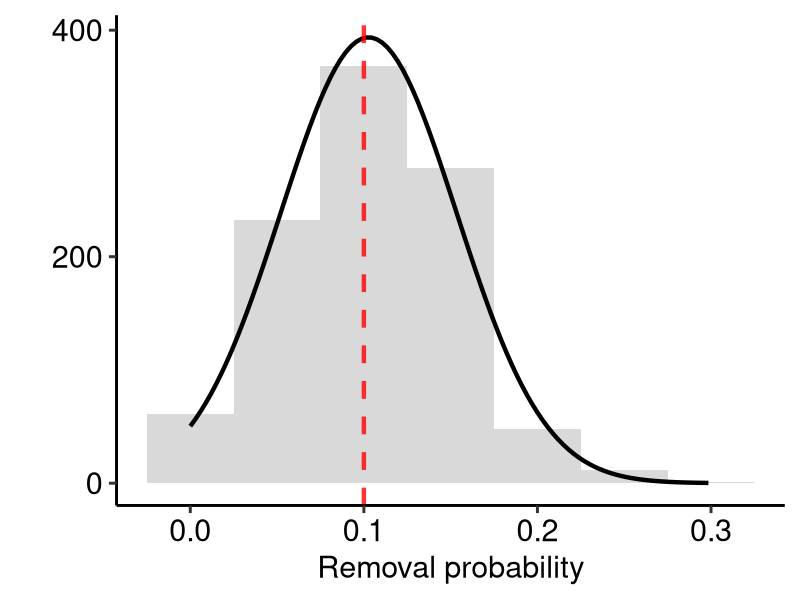

The R source for this figure: (Note: this script raises an error after producing the figure.)
# just visualising a normal dist



library(ggplot2)

x <- rnorm(1000, mean = 0.1, sd= 0.05) # sample of 1000 
# trim 0 - 1
x[x < 0] <- 0
x[x > 1] <- 1
df <- as.data.frame(x)


n_obs <-  sum(!is.na(df$x))
bw <- 0.05



base.plot <- ggplot(df, aes(x)) + 
  geom_histogram(aes(y = after_stat(density)),  
                 binwidth = bw,
                 fill = "grey50", alpha= 0.3) + 
  stat_function(fun = dnorm, args = list(mean = mean(df$x), sd = sd(df$x)), 
                size = 1.5, colour = "black")+ 
  geom_vline(aes(xintercept = 0.1),                       # Adding a line to show removal year
             colour = "red", linetype = "dashed", linewidth= 1.5, alpha = 0.8) +
  labs(x = "Removal probability") +
  theme_classic(base_size = 22) +
  theme(
    axis.text = element_text(size = 22, color = "black"), 
    
  )

# rescaling y
ybreaks = seq(0,1000,200) 
# On primary axis
base.plot + 
  scale_y_continuous("", breaks = round(ybreaks / (bw * n_obs),3), labels = ybreaks )


# remove y axis?


# biased trials = multiple plots needed with varying means
df$unbias <- rnorm(1000, mean = 0.05, sd= 0.05)
df$bias <- rnorm(1000, mean = 0.2, sd= 0.05)

# graph limits
means <- sapply(df[c("x", "unbias", "bias")], mean, na.rm = TRUE)
sds   <- sapply(df[c("x", "unbias", "bias")], sd,   na.rm = TRUE)
min_x <- min(means - 4 * sds)
max_x <- max(means + 4 * sds)

# want to add vis of these extra means on top of base plot
bias.plot <- ggplot(df, aes(x)) + 
  geom_histogram(aes(y = after_stat(density)),  
                 binwidth = bw,
                 fill = "grey50", alpha= 0.15) + 
 # stat_function(fun = dnorm, args = list(mean = mean(df$x), sd = sd(df$x)), 
  #              size = 1.2, colour = "black", alpha = 0.5) + 
  #geom_vline(aes(xintercept = mean(df$x)),                       # Adding a line to show removal year
   #          colour = "black", linetype = "dashed", size= 1, alpha = 0.5) +
  
  stat_function(fun = dnorm, args = list(mean = mean(df$unbias), sd = sd(df$unbias)), 
                size = 1.2, colour = "blue") + 
  geom_vline(aes(xintercept = mean(df$unbias)),                       # Adding a line to show removal year
             colour = "blue", linetype = "dashed", size= 1, alpha = 0.5) +
  
  stat_function(fun = dnorm, args = list(mean = mean(df$bias), sd = sd(df$bias)), 
                size = 1.2, colour = "red") + 
  geom_vline(aes(xintercept = mean(df$bias)),                       # Adding a line to show removal year
             colour = "red", linetype = "dashed", size= 1, alpha = 0.5) +
  
  labs(x = "Removal probability") +
  theme_classic(base_size = 18) +
  theme(
    axis.text = element_text(color = "black")
  )+
 # coord_cartesian(xlim = c(min_x, max_x))  + # makes sure full range of x axis included
  scale_y_continuous("", breaks = round(ybreaks / (bw * n_obs),3), labels = ybreaks )
# almost works, why are my curves not complete?




# plot example for trajectories
# removal plot
x <- rep_proj1[[1]]
base_size = 16
rem_year = 5

# 3 alt dfs with varying trajectories after removals
t <- nrow(x$vec) - 1                 # t= n years (0-t = t+1 entries)
time <- as.numeric(c(0:t))       # vector 0:t

# for pop size over time graph - must be as df
  pop_df <- data.frame(Year = time,
                       Pop  = x$pop )# converting pop to a df
  
  # creating pop projection plot
p <- ggplot(pop_df, aes(x = Year, y = Pop)) +
  geom_line(size = 1.2, colour = "black") +
  geom_point(size = 2, colour = "grey7") +
  labs(
    x = "Year",
    y = "Population size") +
  scale_y_continuous(
    name = "Population size",
    breaks = scales::pretty_breaks(n = 5),
    expand = expansion(mult = c(0.1, 0.2)))+  # 5% below, 30% above
  theme_classic() +
  theme(
    text = element_text(size = base_size),
    plot.title = element_text(size = base_size + 2, face = "bold"),
    axis.title = element_text(size = base_size),
    axis.text = element_text(size = base_size - 2),
    legend.position = "top"
  ) +
    geom_vline(xintercept = 5,                       # Adding a line to show removal year
               colour = "red3", 
               linetype = "dashed", linewidth = 1, 
               alpha = 0.5) 

head(pop_df)
pop_df$Pop_low <- rep(0, 21)
pop_df$Pop_low[1:6] <- pop_df$Pop[1:6]

pop_df$Pop_low[7:14] <- floor(seq(from = 25, to = 0, length.out = 8))
# creating a sequence as a curve
t = c(1:6)
y = 35 - 15 * log(t, base = exp(1))
pop_df$Pop_low[7:12] <- y

#plot(x = pop_df$Year , y = exp(-pop_df$Year))
#plot(x = pop_df$Year , y = 35/(0.5 *pop_df$Year))
#plot(x = pop_df$Year , y = 120 - 40 *log(pop_df$Year + 6))


pop_df$Pop_mid <- pop_df$Pop
pop_df$Pop_mid[7:21] <- seq(from = 40, to = 75, length.out = 15)

p + 
  geom_point(data = pop_df, aes(x = Year, y = Pop_low), 
             size = 2, colour = "red", alpha = 0.6) +
  geom_line(data = pop_df, aes(x = Year, y = Pop_low),  
            size = 1.2, colour= "red", alpha = 0.7) +
  geom_point(data = pop_df, aes(x = Year, y = Pop_mid), 
             size = 2, colour = "orange", alpha = 0.6) +
  geom_line(data = pop_df, aes(x = Year, y = Pop_mid),  
            size = 1.2, colour= "orange", alpha = 0.7) 
  
  
